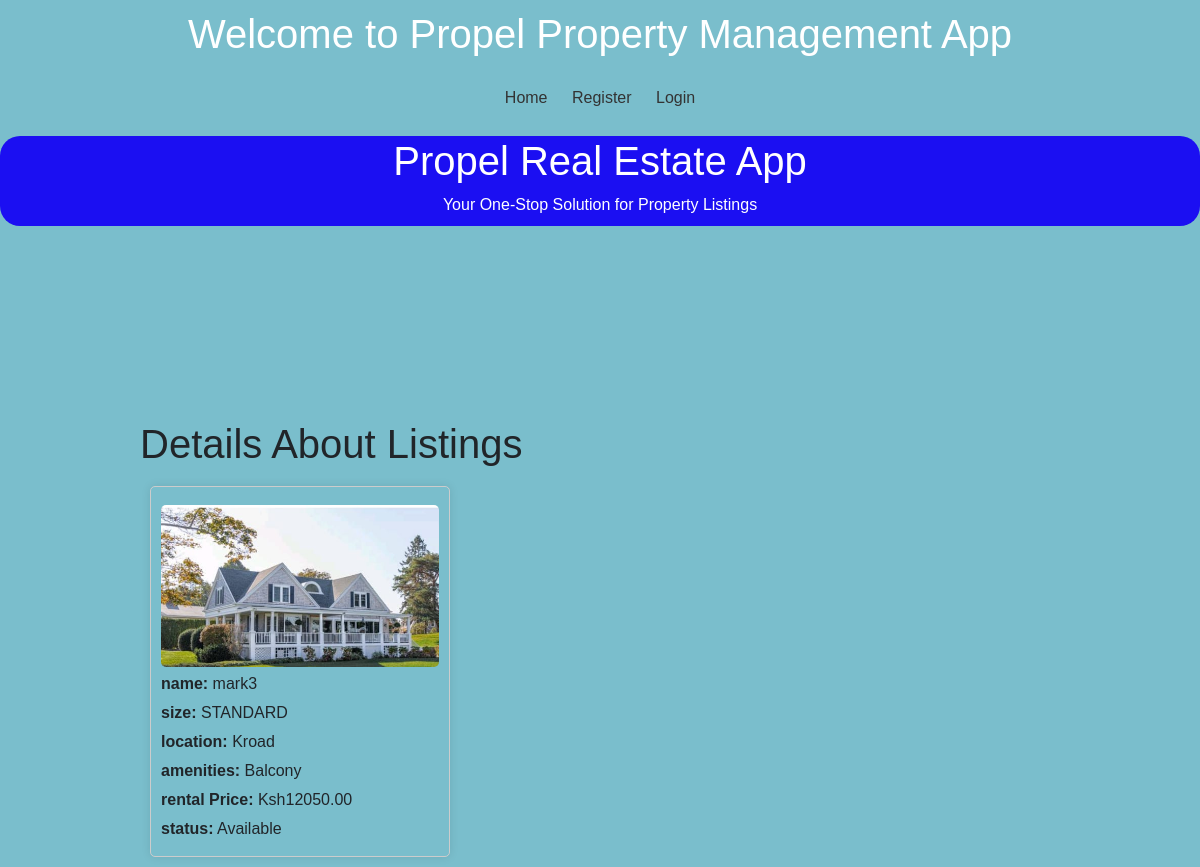
/retrieve_listing/1/, run on an earlier commit of the app's database.
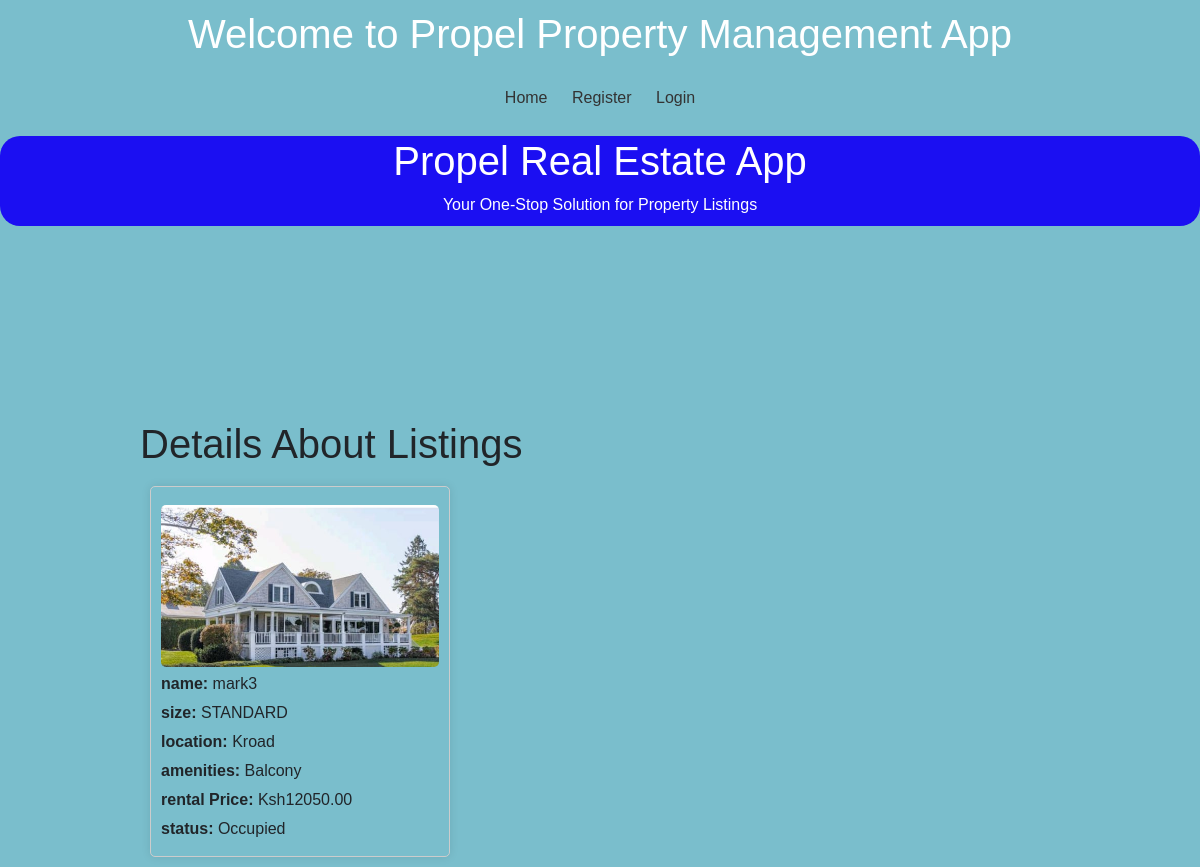
And on a later commit of the database.
### coreApp/models.py (models this page shows, shortened)
class Property_model(models.Model):
    user = models.ForeignKey(User, on_delete=models.CASCADE, related_name='property')
    property_name = models.CharField(max_length=255)
    location = models.CharField(max_length=50)
    image = models.ImageField(blank=True, null=True)
    rental_price = models.DecimalField(max_digits=10, decimal_places=2)
    security_deposit = models.DecimalField(max_digits=10, decimal_places=2)
    start_date = models.start_date = datetime.now()
    end_date = models.end_date = datetime.now()
    duration = models.DurationField()
    date_paid = models.DateField(blank=True, null=True)
    AMENITIES_CHOICES = [
        ('Balcony','Balcony'),
        ('Gym','Gym'),
        ('SwimmingPool','SwimmingPool')]
    STATUS_CHOICES=[
        ('Available','Available'),
        ('Occupied', 'Occupied') ]
    HOUSE_SIZE = [('STANDARD','STANDARD'),
                  ('Spacious','Spacious')]
    TYPE_OF_HOUSE =[('Singleroom','Singleroom'),
                    ('Bedsitter','Bedsitter'),
                    ('Onebedroom','Onebedroom'),
                    ('Twobedroom','Twobedroom'),
                    ('Threebedroom','Threebedroom'),
                    ('Fourbedroom','Fourbedroom'),
                    ('Studio','Studio'),
                    ('Commercialshops','Commercialshops')]
    amenities = models.TextField(choices=AMENITIES_CHOICES)
    status = models.TextField(choices=STATUS_CHOICES)
    house_type = models.CharField(max_length=50,choices=TYPE_OF_HOUSE)
    size = models.CharField(max_length=50,choices=HOUSE_SIZE)

### coreApp/views.py (the view)
# urls.py: path('retrieve_listing/<int:pk>/', listing_retrieve, name ='retrieve_listing'),
def listing_retrieve(request, pk):
    listing = Property_model.objects.get(id=pk)
    context = {
        "listing": listing
    }
    return render (request,"listing_retrieve.html", context)

### coreApp/templates/listing_retrieve.html (shortened to what this page needs)
{% include 'commons/base.html' %}
{% block content %}
<!DOCTYPE html>
<html lang="en">
<head>
</head>
<body>
    <div class="container">
        <h1>Details About Listings</h1>
        <div class="listings">
            <div class="listing">
                <img src="{{ listing.image.url }}" alt="{{ listing.property_name }}">
                <p><strong>name:</strong> {{ listing.property_name }}</p>
                <p><strong>size:</strong> {{ listing.size }}</p>
                <p><strong>location:</strong> {{ listing.location }}</p>
                <p><strong>amenities:</strong> {{ listing.amenities }}</p>
                <p><strong>rental Price:</strong> Ksh{{ listing.rental_price }}</p>
                <p><strong>status:</strong> {{ listing.status }}</p>
            </div>
        </div>
    </div>
</body>
</html>
{% endblock %}

What changed in the data, as far as the page shows it:
changed Property_model "mark3": status "Available" → "Occupied"
